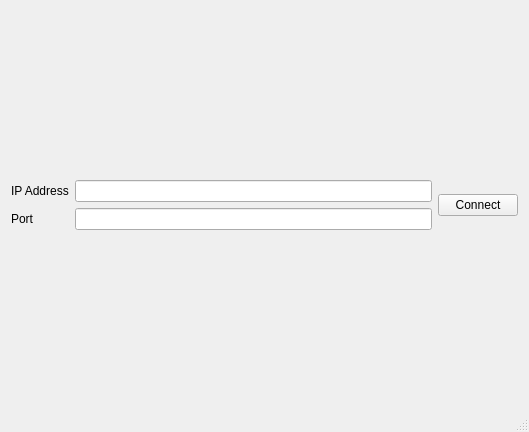
<?xml version="1.0" encoding="UTF-8"?>
<ui version="4.0">
 <class>Caster</class>
 <widget class="QMainWindow" name="Caster">
  <property name="geometry">
   <rect>
    <x>0</x>
    <y>0</y>
    <width>529</width>
    <height>432</height>
   </rect>
  </property>
  <property name="windowTitle">
   <string>Caster</string>
  </property>
  <widget class="QWidget" name="_central">
   <layout class="QVBoxLayout" name="verticalLayout">
    <item>
     <layout class="QVBoxLayout" name="image"/>
    </item>
    <item>
     <layout class="QGridLayout" name="_inputs">
      <item row="1" column="1">
       <widget class="QLineEdit" name="port">
        <property name="inputMask">
         <string>#####</string>
        </property>
        <property name="text">
         <string/>
        </property>
       </widget>
      </item>
      <item row="1" column="0">
       <widget class="QLabel" name="_port">
        <property name="text">
         <string>Port</string>
        </property>
       </widget>
      </item>
      <item row="0" column="1">
       <widget class="QLineEdit" name="ip">
       </widget>
      </item>
      <item row="0" column="0">
       <widget class="QLabel" name="_ip">
        <property name="text">
         <string>IP Address</string>
        </property>
       </widget>
      </item>
      <item row="0" column="2" rowspan="2">
       <widget class="QPushButton" name="connect">
        <property name="text">
         <string>Connect</string>
        </property>
       </widget>
      </item>
     </layout>
    </item>
   </layout>
  </widget>
  <widget class="QStatusBar" name="status"/>
 </widget>
 <layoutdefault spacing="6" margin="11"/>
 <tabstops>
  <tabstop>ip</tabstop>
  <tabstop>port</tabstop>
  <tabstop>connect</tabstop>
 </tabstops>
 <resources/>
 <connections>
  <connection>
   <sender>connect</sender>
   <signal>clicked()</signal>
   <receiver>Caster</receiver>
   <slot>onConnect()</slot>
   <hints>
    <hint type="sourcelabel">
     <x>478</x>
     <y>371</y>
    </hint>
    <hint type="destinationlabel">
     <x>264</x>
     <y>215</y>
    </hint>
   </hints>
  </connection>
 </connections>
 <slots>
  <slot>onConnect()</slot>
 </slots>
</ui>
